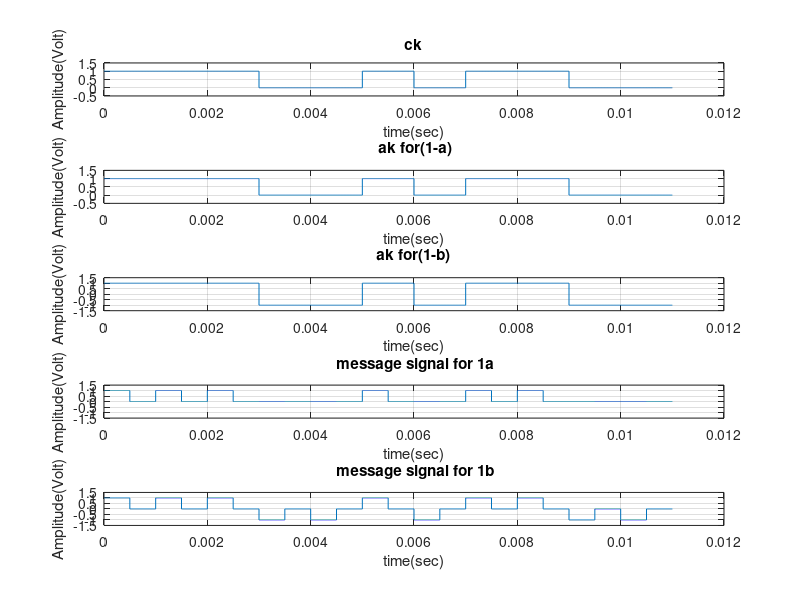

Write MATLAB code to recreate this figure.
% question1(c)
clc;
close all;

Tb = .001;

%defining ck
t1 = 0:Tb/999:Tb;
t2 = Tb:Tb/999:2*Tb;
t3 = 2*Tb:Tb/999:3*Tb;
t4 = 3*Tb:Tb/999:4*Tb;
t5 = 4*Tb:Tb/999:5*Tb;
t6 = 5*Tb:Tb/999:6*Tb;
t7 = 6*Tb:Tb/999:7*Tb;
t8 = 7*Tb:Tb/999:8*Tb;
t9 = 8*Tb:Tb/999:9*Tb;
t10 = 9*Tb:Tb/999:10*Tb;
t11 = 10*Tb:Tb/999:11*Tb;

%defining time 
t_1 = [t1 t2 t3 t4 t5 t6 t7 t8 t9 t10 t11];

%initialising ck
y1 = 1*ones(size(t1));                     
y2 = 1*ones(size(t2));                    
y3 = 1*ones(size(t3));                    
y4 = 0*ones(size(t4));                    
y5 = 0*ones(size(t5));                   
y6 = 1*ones(size(t6));                  
y7 = 0*ones(size(t7));                  
y8 = 1*ones(size(t8));                    
y9 = 1*ones(size(t9));                    
y10 = 0*ones(size(t10));                    
y11 = 0*ones(size(t11));

%defining ck
yck = [y1 y2 y3 y4 y5 y6 y7 y8 y9 y10 y11];

%plot ck
figure(1);
subplot(5,1,1);
plot(t_1 ,yck); 
ylim([-0.5 1.5]);
title("ck");
xlabel("time(sec)");
ylabel("Amplitude(Volt)");
grid on; 

% since ck = yak in part 1a.
yak = yck;

% plot ak for 1a
subplot(5,1,2);
plot(t_1 ,yak); 
ylim([-0.5 1.5]);
title(" ak for(1-a)");
xlabel("time(sec)");
ylabel("Amplitude(Volt)");
grid on;

%defining ak for part 1b
y1 = 1*ones(size(t1));                    
y2 = 1*ones(size(t2));                  
y3 = 1*ones(size(t3));                    
y4 = -1*ones(size(t4));                   
y5 = -1*ones(size(t5));                   
y6 = 1*ones(size(t6));                   
y7 = -1*ones(size(t7));                   
y8 = 1*ones(size(t8));                  
y9 = 1*ones(size(t9));                    
y10 = -1*ones(size(t10));                   
y11 = -1*ones(size(t11));  

%defining ak for 1b
yak1 = [y1 y2 y3 y4 y5 y6 y7 y8 y9 y10 y11];

%plotting of ak
figure(1);
subplot(5,1,3);
plot(t_1 ,yak1); 
ylim([-1.5 1.5]);
title("ak for(1-b)");
xlabel("time(sec)");
ylabel("Amplitude(Volt)");
grid on; 

% message for 1a
Tb = .0005;

% redefining time
t1 = 0:Tb/999:Tb;
t010 = 1*Tb:Tb/999:2*Tb;
t2 = 2*Tb:Tb/1999:3*Tb;
t20 = 3*Tb:Tb/999:4*Tb;
t3 = 4*Tb:Tb/1999:5*Tb;
t30 = 5*Tb:Tb/999:6*Tb;
t4 = 6*Tb:Tb/1999:7*Tb;
t40 = 7*Tb:Tb/999:8*Tb;
t5 = 8*Tb:Tb/1999:9*Tb;
t50 = 9*Tb:Tb/999:10*Tb;
t6 = 10*Tb:Tb/1999:11*Tb;
t60 = 11*Tb:Tb/999:12*Tb;
t7 = 12*Tb:Tb/1999:13*Tb;
t70 = 13*Tb:Tb/999:14*Tb;
t8 = 14*Tb:Tb/1999:15*Tb;
t80 = 15*Tb:Tb/999:16*Tb;
t9 = 16*Tb:Tb/1999:17*Tb;
t90 = 17*Tb:Tb/999:18*Tb;
t10 = 18*Tb:Tb/999:19*Tb;
tA0 = 19*Tb:Tb/1999:20*Tb;
t11 = 20*Tb:Tb/1999:21*Tb;
tB0 = 21*Tb:Tb/999:22*Tb;

%defining time 
t_1 = [t1 t010 t2 t20 t3 t30 t4 t40 t5 t50 t6 t60 t7 t70 t8 t80 t9 t90 t10 tA0 t11 tB0];

%defining mt for 1a
y1 = 1*ones(size(t1));                 
Y10 = zeros(size(t010));
y2 = 1*ones(size(t2));              
Y20 = zeros(size(t20));
y3 = 1*ones(size(t3));                 
Y30 = zeros(size(t30));
y4 = 0*ones(size(t4));                
Y40 = zeros(size(t40));
y5 = 0*ones(size(t5));                
Y50 = zeros(size(t50));
y6 = 1*ones(size(t6));                 
Y60 = zeros(size(t60));
y7 = 0*ones(size(t7));                
Y70 = zeros(size(t70));
y8 = 1*ones(size(t8));                 
Y80 = zeros(size(t80));
y9 = 1*ones(size(t9));                
Y90 = zeros(size(t90));
y10 = 0*ones(size(t10));              
YA0 = zeros(size(tA0));
y11 = 0*ones(size(t11));              
YB0 = zeros(size(tB0));

%defining ak
ym = [y1 Y10 y2 Y20 y3 Y30 y4 Y40 y5 Y50 y6 Y60 y7 Y70 y8 Y80 y9 Y90 y10 YA0 y11 YB0];

%plotting of ak
subplot(5,1,4);
plot(t_1 ,ym);  
ylim([-1.5 1.5]);
title(" message signal for 1a");
xlabel("time(sec)");
ylabel("Amplitude(Volt)");
grid on;

%defining mt for 1b
y1 = 1*ones(size(t1));               
Y10 = zeros(size(t010));
y2 = 1*ones(size(t2));               
Y20 = zeros(size(t20));
y3 = 1*ones(size(t3));               
Y30 = zeros(size(t30));
y4 = -1*ones(size(t4));               
Y40 = zeros(size(t40));
y5 = -1*ones(size(t5));               
Y50 = zeros(size(t50));
y6 = 1*ones(size(t6));               
Y60 = zeros(size(t60));
y7 = -1*ones(size(t7));                
Y70 = zeros(size(t70));
y8 = 1*ones(size(t8));                 
Y80 = zeros(size(t80));
y9 = 1*ones(size(t9));               
Y90 = zeros(size(t90));
y10 = -1*ones(size(t10));             
YA0 = zeros(size(tA0));
y11 = -1*ones(size(t11));              
YB0 = zeros(size(tB0));

%defining ak
ym2 = [y1 Y10 y2 Y20 y3 Y30 y4 Y40 y5 Y50 y6 Y60 y7 Y70 y8 Y80 y9 Y90 y10 YA0 y11 YB0];

%plotting of ak
subplot(5,1,5);
plot(t_1 ,ym2); 
ylim([-1.5 1.5]);
title(" message signal for 1b");
xlabel("time(sec)");
ylabel("Amplitude(Volt)");
grid on; 
